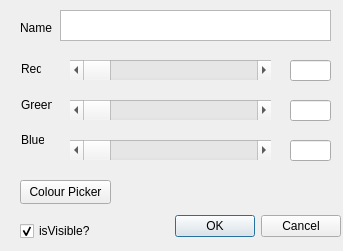
<?xml version="1.0" encoding="UTF-8"?>
<ui version="4.0">
 <class>OptionDialog</class>
 <widget class="QDialog" name="OptionDialog">
  <property name="geometry">
   <rect>
    <x>0</x>
    <y>0</y>
    <width>343</width>
    <height>251</height>
   </rect>
  </property>
  <property name="contextMenuPolicy">
   <enum>Qt::ActionsContextMenu</enum>
  </property>
  <property name="windowTitle">
   <string>Dialog</string>
  </property>
  <widget class="QDialogButtonBox" name="buttonBox">
   <property name="geometry">
    <rect>
     <x>0</x>
     <y>210</y>
     <width>341</width>
     <height>32</height>
    </rect>
   </property>
   <property name="orientation">
    <enum>Qt::Horizontal</enum>
   </property>
   <property name="standardButtons">
    <set>QDialogButtonBox::Cancel|QDialogButtonBox::Ok</set>
   </property>
  </widget>
  <widget class="QScrollBar" name="horizontalScrollBarRed">
   <property name="geometry">
    <rect>
     <x>70</x>
     <y>60</y>
     <width>201</width>
     <height>20</height>
    </rect>
   </property>
   <property name="maximum">
    <number>255</number>
   </property>
   <property name="pageStep">
    <number>1</number>
   </property>
   <property name="value">
    <number>0</number>
   </property>
   <property name="sliderPosition">
    <number>0</number>
   </property>
   <property name="orientation">
    <enum>Qt::Horizontal</enum>
   </property>
  </widget>
  <widget class="QScrollBar" name="horizontalScrollBarGreen">
   <property name="geometry">
    <rect>
     <x>70</x>
     <y>100</y>
     <width>201</width>
     <height>20</height>
    </rect>
   </property>
   <property name="maximum">
    <number>255</number>
   </property>
   <property name="pageStep">
    <number>1</number>
   </property>
   <property name="value">
    <number>0</number>
   </property>
   <property name="sliderPosition">
    <number>0</number>
   </property>
   <property name="orientation">
    <enum>Qt::Horizontal</enum>
   </property>
  </widget>
  <widget class="QScrollBar" name="horizontalScrollBarBlue">
   <property name="geometry">
    <rect>
     <x>70</x>
     <y>140</y>
     <width>201</width>
     <height>20</height>
    </rect>
   </property>
   <property name="maximum">
    <number>255</number>
   </property>
   <property name="pageStep">
    <number>1</number>
   </property>
   <property name="value">
    <number>0</number>
   </property>
   <property name="sliderPosition">
    <number>0</number>
   </property>
   <property name="orientation">
    <enum>Qt::Horizontal</enum>
   </property>
  </widget>
  <widget class="QLineEdit" name="lineEdit">
   <property name="geometry">
    <rect>
     <x>290</x>
     <y>60</y>
     <width>41</width>
     <height>21</height>
    </rect>
   </property>
  </widget>
  <widget class="QLineEdit" name="lineEdit_2">
   <property name="geometry">
    <rect>
     <x>290</x>
     <y>100</y>
     <width>41</width>
     <height>21</height>
    </rect>
   </property>
  </widget>
  <widget class="QLineEdit" name="lineEdit_3">
   <property name="geometry">
    <rect>
     <x>290</x>
     <y>140</y>
     <width>41</width>
     <height>21</height>
    </rect>
   </property>
  </widget>
  <widget class="QLabel" name="label">
   <property name="geometry">
    <rect>
     <x>20</x>
     <y>20</y>
     <width>32</width>
     <height>16</height>
    </rect>
   </property>
   <property name="text">
    <string>Name</string>
   </property>
  </widget>
  <widget class="QPlainTextEdit" name="plainTextEdit">
   <property name="geometry">
    <rect>
     <x>60</x>
     <y>10</y>
     <width>271</width>
     <height>31</height>
    </rect>
   </property>
   <property name="plainText">
    <string/>
   </property>
  </widget>
  <widget class="QLabel" name="label_4">
   <property name="geometry">
    <rect>
     <x>21</x>
     <y>97</y>
     <width>31</width>
     <height>16</height>
    </rect>
   </property>
   <property name="text">
    <string>Green</string>
   </property>
  </widget>
  <widget class="QLabel" name="label_5">
   <property name="geometry">
    <rect>
     <x>21</x>
     <y>132</y>
     <width>23</width>
     <height>16</height>
    </rect>
   </property>
   <property name="text">
    <string>Blue</string>
   </property>
  </widget>
  <widget class="QLabel" name="label_3">
   <property name="geometry">
    <rect>
     <x>21</x>
     <y>61</y>
     <width>20</width>
     <height>16</height>
    </rect>
   </property>
   <property name="text">
    <string>Red</string>
   </property>
  </widget>
  <widget class="QCheckBox" name="checkBox">
   <property name="geometry">
    <rect>
     <x>20</x>
     <y>220</y>
     <width>72</width>
     <height>22</height>
    </rect>
   </property>
   <property name="text">
    <string>isVisible?</string>
   </property>
   <property name="checked">
    <bool>true</bool>
   </property>
  </widget>
  <widget class="QPushButton" name="pushButton">
   <property name="geometry">
    <rect>
     <x>20</x>
     <y>180</y>
     <width>91</width>
     <height>24</height>
    </rect>
   </property>
   <property name="text">
    <string>Colour Picker</string>
   </property>
  </widget>
 </widget>
 <resources/>
 <connections>
  <connection>
   <sender>buttonBox</sender>
   <signal>accepted()</signal>
   <receiver>OptionDialog</receiver>
   <slot>accept()</slot>
   <hints>
    <hint type="sourcelabel">
     <x>248</x>
     <y>254</y>
    </hint>
    <hint type="destinationlabel">
     <x>157</x>
     <y>274</y>
    </hint>
   </hints>
  </connection>
  <connection>
   <sender>buttonBox</sender>
   <signal>rejected()</signal>
   <receiver>OptionDialog</receiver>
   <slot>reject()</slot>
   <hints>
    <hint type="sourcelabel">
     <x>316</x>
     <y>260</y>
    </hint>
    <hint type="destinationlabel">
     <x>286</x>
     <y>274</y>
    </hint>
   </hints>
  </connection>
 </connections>
</ui>
